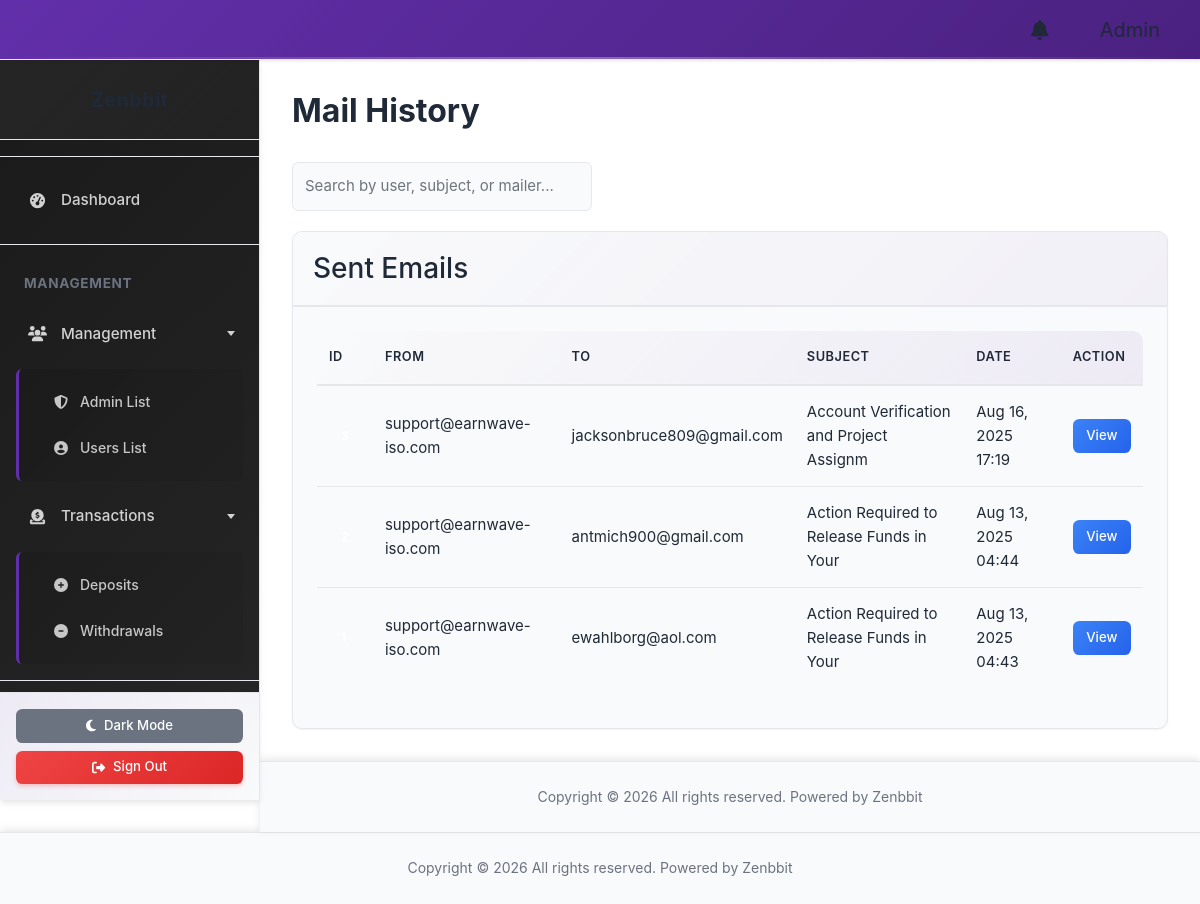
The page /admin/mails.php (signed in) on the database its author committed.
### tables this page shows
CREATE TABLE `mails` (
  `id` int(11) NOT NULL AUTO_INCREMENT,
  `mailer` varchar(150) NOT NULL,
  `subject` varchar(150) NOT NULL,
  `user` varchar(150) NOT NULL,
  `message` text NOT NULL,
  `date` timestamp NOT NULL DEFAULT current_timestamp() ON UPDATE current_timestamp(),
  PRIMARY KEY (`id`)
);

### admin/mails.php (the view, shortened to what this page needs)
<?php
include('includes/header.php');
include('includes/navbar.php');
?>
<main id="content">
    <h1 class="page-heading">Mail History</h1>
    <div style="margin-bottom: 20px;">
        <input type="text" id="myInput" class="form-control" onkeyup="myFunction()" placeholder="Search by user, subject, or mailer..." style="max-width: 300px;">
    </div>
    <div class="card">
        <div class="card-header">
            <h3 class="m-0">Sent Emails</h3>
        </div>
        <div class="card-body">
            <div class="table-responsive">
                <table class="table table-hover" id="myTable">
                    <thead>
                        <tr>
                            <th>ID</th>
                            <th>From</th>
                            <th>To</th>
                            <th>Subject</th>
                            <th>Date</th>
                            <th>Action</th>
                        </tr>
                    </thead>
                    <tbody>
                        <?php
                            $stmt = mysqli_prepare($conn, "SELECT id, mailer, user, subject, message, date FROM mails ORDER BY date DESC");
                            if ($stmt) {
                                mysqli_stmt_execute($stmt);
                                $result = mysqli_stmt_get_result($stmt);
                                if (mysqli_num_rows($result) > 0) {
                                    while ($row = mysqli_fetch_assoc($result)) {
                        ?>
                        <tr>
                            <td><span class="badge"><?= htmlspecialchars($row['id']); ?></span></td>
                            <td><?= htmlspecialchars($row['mailer']); ?></td>
                            <td><?= htmlspecialchars($row['user']); ?></td>
                            <td><?= htmlspecialchars(substr($row['subject'], 0, 40)); ?></td>
                            <td><?= date('M d, Y H:i', strtotime($row['date'])); ?></td>
                            <td>
                                <form action="mail_v.php" method="POST" style="display: inline;">
                                    <button type="submit" class="btn btn-sm btn-info">View</button>
                                </form>
                            </td>
                        </tr>
                        <?php
                                    }
                                }
                            }
                        ?>
                    </tbody>
                </table>
        </div>
    </div>
</main>
<?php
include('includes/footer.php');
?>
<?php
include('includes/footer.php');
?>

### admin/css/admin-modern.css (style rules this page uses)
:root { --primary-color: #622faa; --primary-dark: #4a2180; --primary-light: #8b5fbf; --success-color: #10b981; --warning-color: #f59e0b; --danger-color: #ef4444; --info-color: #3b82f6; --dark-bg: #0f0f0f; --light-bg: #ffffff; --card-dark-bg: #1a1a1a; --card-light-bg: #f9fafb; --text-dark: #1f2937; --text-light: #f3f4f6; --text-gray-dark: #6b7280; --text-gray-light: #9ca3af; --border-color-dark: #333333; --border-color-light: #e5e7eb; --shadow-sm: 0 1px 2px 0 rgba(0, 0, 0, 0.05); --shadow-md: 0 4px 6px -1px rgba(0, 0, 0, 0.1); --shadow-lg: 0 10px 15px -3px rgba(0, 0, 0, 0.2); }
body { --bg-primary: var(--light-bg); --bg-secondary: var(--card-light-bg); --text-primary: var(--text-dark); --text-secondary: var(--text-gray-dark); --border-color: var(--border-color-light); }
* { margin: 0; padding: 0; box-sizing: border-box; }
html { font-size: 16px; scroll-behavior: smooth; }
body { font-family: -apple-system, BlinkMacSystemFont, 'Segoe UI', Roboto, 'Helvetica Neue', Arial, sans-serif; font-size: 0.9375rem; line-height: 1.6; color: var(--text-primary); background-color: var(--bg-primary); transition: background-color 0.3s ease, color 0.3s ease; margin: 0; padding: 0; }
#content { flex: 1; overflow-y: auto; overflow-x: hidden; padding: 2rem; }
.card { background: var(--bg-secondary); border: 1px solid var(--border-color); border-radius: 0.625rem; box-shadow: var(--shadow-sm); transition: all 0.2s ease; overflow: hidden; }
.card-header { background: linear-gradient(135deg, var(--bg-secondary) 0%, rgba(98, 47, 170, 0.05) 100%); border-bottom: 2px solid var(--border-color); padding: 1.25rem; font-weight: 600; color: var(--text-primary); font-size: 1.025rem; }
.card-body { padding: 1.5rem; color: var(--text-primary); }
.form-control, .form-select { border: 1px solid var(--border-color); border-radius: 0.375rem; padding: 0.625rem 0.875rem; font-size: 0.9375rem; color: var(--text-primary); background-color: var(--bg-secondary); transition: all 0.2s ease; }
.btn { padding: 0.675rem 1.25rem; border: none; border-radius: 0.4rem; font-size: 0.95rem; font-weight: 500; cursor: pointer; transition: all 0.2s ease; display: inline-flex; align-items: center; justify-content: center; gap: 0.5rem; text-decoration: none; }
.btn-info { background: linear-gradient(135deg, var(--info-color) 0%, #2563eb 100%); color: white; }
.btn-sm { padding: 0.425rem 0.85rem; font-size: 0.825rem; }
.table { width: 100%; border-collapse: collapse; color: var(--text-primary); background: var(--bg-secondary); border-radius: 0.625rem; overflow: hidden; }
.table thead { background: linear-gradient(135deg, var(--bg-secondary) 0%, rgba(98, 47, 170, 0.08) 100%); border-bottom: 2px solid var(--border-color); }
.table th { padding: 1.1rem; text-align: left; font-weight: 600; color: var(--text-primary); font-size: 0.875rem; text-transform: uppercase; letter-spacing: 0.3px; }
.table td { padding: 1.1rem; border-bottom: 1px solid var(--border-color); }
.table tbody tr { transition: all 0.2s ease; }
.table tbody tr:last-child td { border-bottom: none; }
.form-control { width: 100%; padding: 0.75rem; border: 1px solid var(--border-color); border-radius: 0.4rem; background: var(--bg-secondary); color: var(--text-primary); font-size: 0.9375rem; transition: all 0.2s ease; }
.table tbody tr { transition: background-color 0.2s ease, box-shadow 0.2s ease; }
.table thead { background-color: var(--bg-secondary); border-bottom: 2px solid var(--border-color); }
.table thead th { color: var(--text-primary); font-weight: 600; text-transform: uppercase; font-size: 0.8rem; letter-spacing: 0.5px; padding: 1rem 0.75rem; transition: all 0.2s ease; }
.table tbody td { padding: 0.875rem 0.75rem; vertical-align: middle; border-color: var(--border-color); transition: all 0.2s ease; }
.table-responsive { overflow-x: auto; -webkit-overflow-scrolling: touch; border-radius: 0.5rem; }
.badge { display: inline-block; padding: 0.375rem 0.75rem; border-radius: 0.375rem; font-size: 0.75rem; font-weight: 600; text-transform: uppercase; letter-spacing: 0.3px; transition: all 0.2s ease; }
.page-heading { font-size: 2rem; font-weight: 700; color: var(--text-primary); margin-bottom: 2rem; display: flex; align-items: center; gap: 1rem; }

### admin/includes/header.php (style rules this page uses)
#content { display:block!important; visibility:visible!important; color:var(--text-primary); background-color:var(--bg-primary); }

### rows shown on the page
mails: mailer "support@earnwave-iso.com", user "jacksonbruce809@gmail.com", subject "Account Verification and Project Assignm", date "Aug 16, 2025 17:19"
mails: mailer "support@earnwave-iso.com", user "antmich900@gmail.com", subject "Action Required to Release Funds in Your", date "Aug 13, 2025 04:44"
mails: mailer "support@earnwave-iso.com", user "ewahlborg@aol.com", subject "Action Required to Release Funds in Your", date "Aug 13, 2025 04:43"

### other values the page prints
NAME "Zenbbit Zenbbit"
